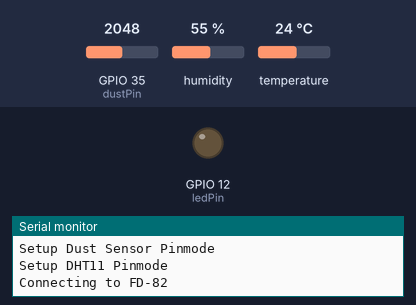
Bench run of a sketch on a simulated ESP32. Parts: output pins drawn as LEDs (lit = HIGH), the last lines printed to the serial monitor. The test bench sets the inputs (shaded band); at power-on: GPIO 35 (dustPin) = 2048, humidity 55 %, temperature 24 °C. WiFi joins after 1.5 s; servers stay silent unless stated; uploads are accepted with an empty reply.

Above: at 0.1 s.
At 7.1 s:
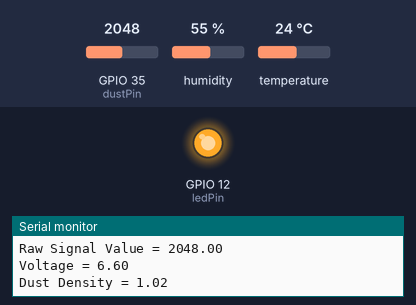
Timing chart, 0 to 8.6 s (numbered marks = the images above):
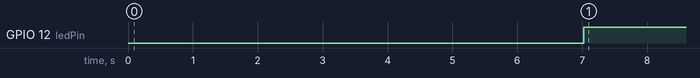

Measured:
- by itself, GPIO 12 (ledPin): LOW → HIGH at 7.0 s

The sketch:

air_quality_sketch.ino
```cpp
// REQUIRES the following Arduino libraries:
#include <WiFi.h>
#include "DHT.h"

// Initialize DHT sensor.
#define DHTTYPE DHT11
uint8_t DHTPin = 27;
DHT dht(DHTPin, DHTTYPE);

int dustPin = 35; // dust sensor - Wemos A0 pin
int ledPin = 12;

float voltsMeasured = 0;
float calcVoltage = 0;
float dustDensity = 0;

const char* ssid     = "FD-82";
const char* password = "Zxcvbnm@123";
const char* host = "192.168.43.4";

void setup()
{
    Serial.begin(115200);

    Serial.println("Setup Dust Sensor Pinmode");
    pinMode(ledPin,OUTPUT);

    Serial.println("Setup DHT11 Pinmode");
    pinMode(DHTPin, INPUT);
    dht.begin();

    // We start by connecting to a WiFi network
    Serial.println();
    Serial.println();
    Serial.print("Connecting to ");
    Serial.println(ssid);
    WiFi.begin(ssid, password);

    while (WiFi.status() != WL_CONNECTED) {
        delay(1000);
        Serial.print(".");
    }

    Serial.println("");
    Serial.println("WiFi connected");
    Serial.println("IP address: ");
    Serial.println(WiFi.localIP());
}


void loop()
{
  // read temp and humidity from dht11
  float temperature = dht.readTemperature();
  float humidity = dht.readHumidity();

  if(isnan(temperature) || isnan(humidity)){
    Serial.println("Failed to read DHT11");
  }else{
    Serial.print("Humidity: ");
    Serial.print(humidity);
    Serial.print(" %\t");
    Serial.print("Temperature: ");
    Serial.print(temperature);
    Serial.println(" *C");
    delay(5000);
  }

  digitalWrite(ledPin,LOW); // power on the LED
  delayMicroseconds(280);

  voltsMeasured = analogRead(dustPin); // read the dust value

  delayMicroseconds(40);
  digitalWrite(ledPin,HIGH); // turn the LED off
  delayMicroseconds(9680);

  //measure your 5v and change below
  calcVoltage = voltsMeasured * (3.3 / 1024.0);
  dustDensity = 0.17 * calcVoltage - 0.1;
  Serial.println("GP2Y1010AU0F readings");
  Serial.print("Raw Signal Value = ");
  Serial.println(voltsMeasured);
  Serial.print("Voltage = ");
  Serial.println(calcVoltage);
  Serial.print("Dust Density = ");
  Serial.println(dustDensity); // mg/m3
  Serial.println("");
  delay(1000);

  Serial.print("connecting to ");
  Serial.println(host);

    // Use WiFiClient class to create TCP connections
    WiFiClient client;
    const int httpPort = 80;
    if (!client.connect(host, httpPort)) {
        Serial.println("connection failed");
        return;
    }

    // This will send the request to the server
 client.print(String("GET http://192.168.43.4/air_quality/DHT11.php?") +
                          ("&temperature=") + temperature +
                          ("&humidity=") + humidity +
                          ("&raw_measurement=") + voltsMeasured +
                          ("&dust_density=") + dustDensity +
                          " HTTP/1.1\r\n" +
                 "Host: " + host + "\r\n" +
                 "Connection: close\r\n\r\n");
    unsigned long timeout = millis();
    while (client.available() == 0) {
        if (millis() - timeout > 1000) {
            Serial.println(">>> Client Timeout !");
            client.stop();
            return;
        }
    }

    // Read all the lines of the reply from server and print them to Serial
    while(client.available()) {
        String line = client.readStringUntil('\r');
        Serial.print(line);

    }

    Serial.println();
    Serial.println("closing connection");
}
```
